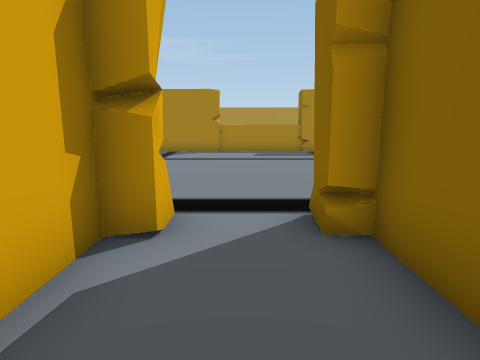
view 1 (above)

20 first-person views from a walk through a Unity game level. The camera is 1.3 m above the floor, tilts 10° down and sees 75° across. The floor is counted in squares, 1 m on a side. Each view is taken from the middle of a square. On the plan, view 1 faces up. The plan holds only what a view shows up to about 14 squares ahead; the rest is blank. The place goes on beyond the plan. The player character is not drawn. Door leaves are left out, so doorways stand open.

view 2
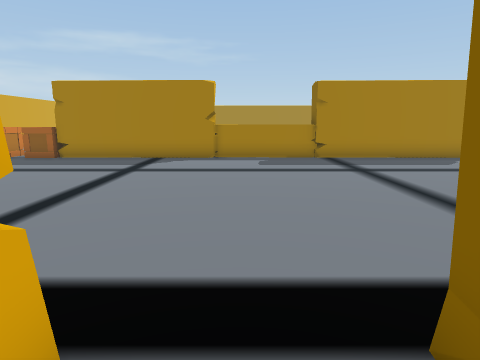

view 3
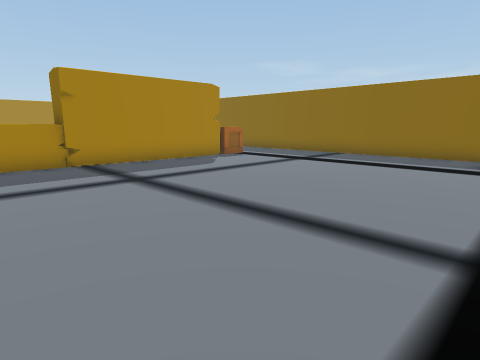

view 4
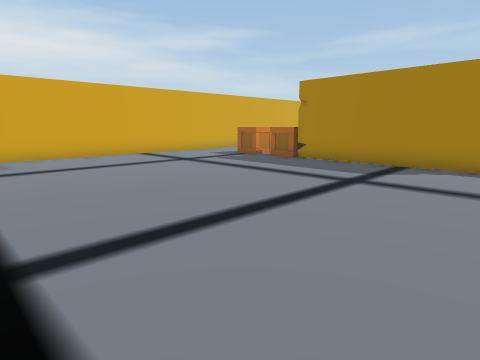

view 5
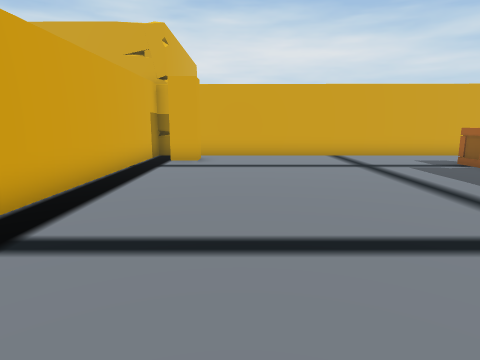

view 6
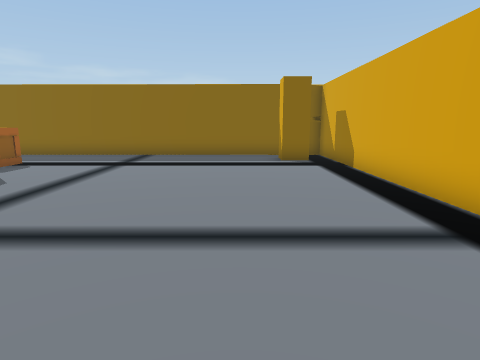

view 7
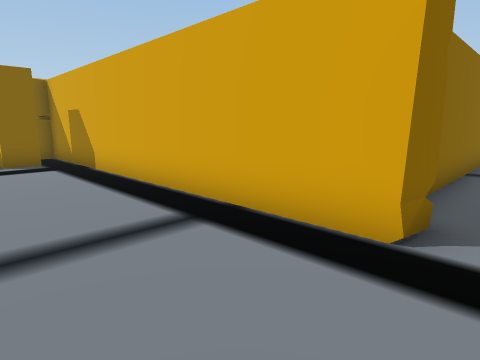

view 8
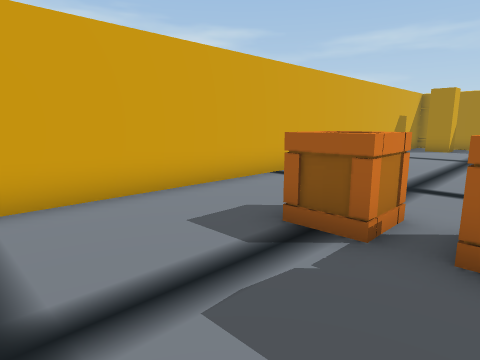

view 9
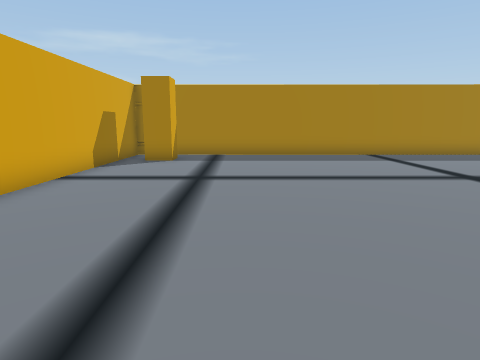

view 10
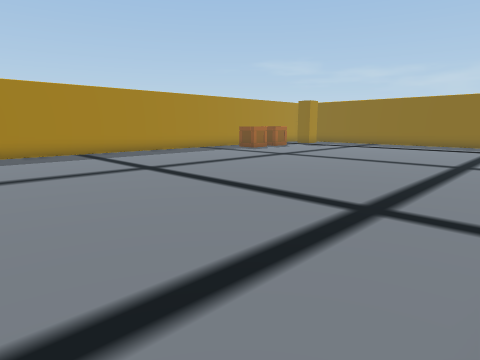

view 11
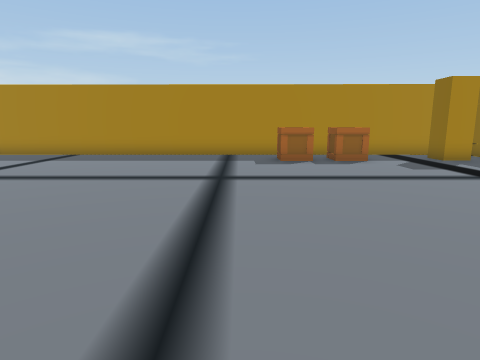

view 12
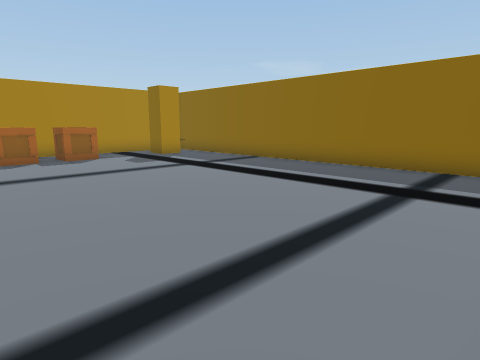

view 13
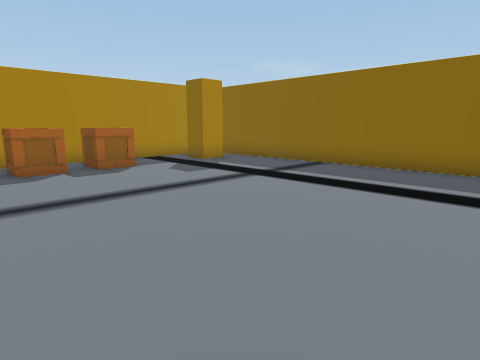

view 14
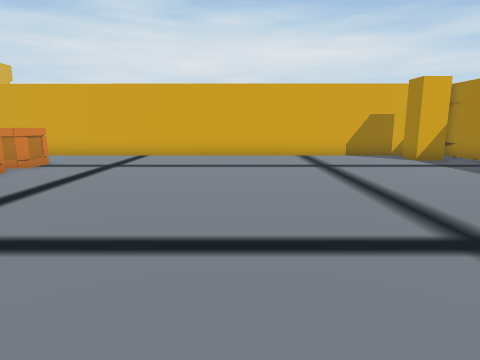

view 15
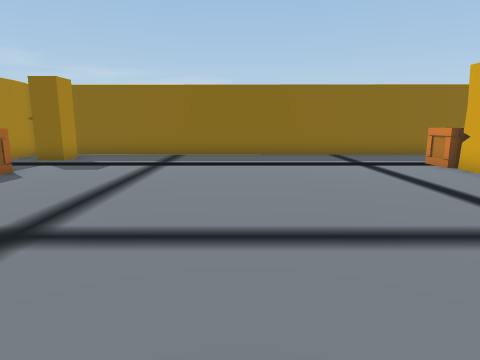

view 16
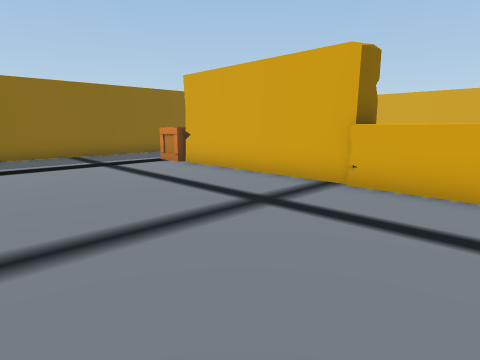

view 17
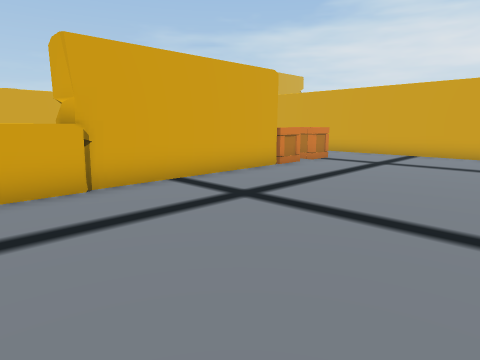

view 18
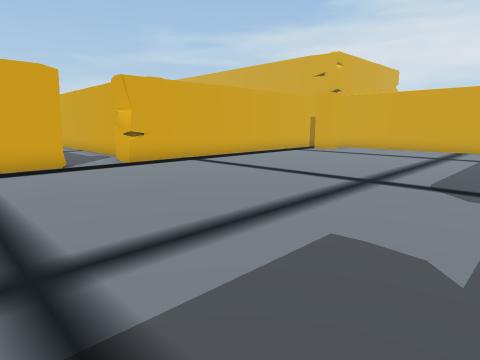

view 19
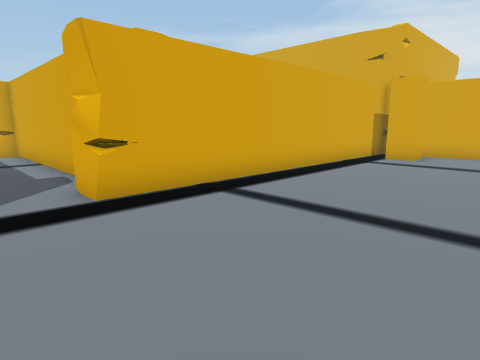

view 20
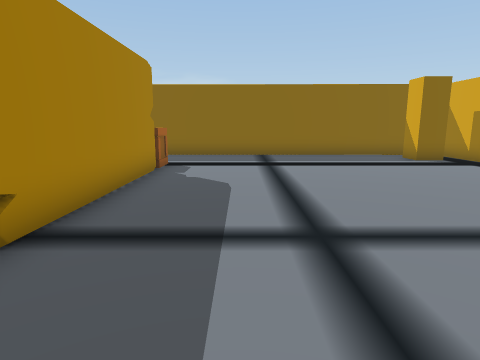

### Floor plan
Points are (right, up) in squares from view 1. A wall is a line through its corners. A room is listed if a view was taken in it or the views show most of it. See-through windows are left out.
Room 1 (views 1, 2)
walls: (-1, 3.5) (-1.6, 3.5); (1.6, 3.5) (1, 3.5); (-1.6, 3.8) (-1.6, -0.5); (1.6, -0.5) (1.6, 4.1)
ways out: open door at (0, 4) to room 2
Room 2 (views 3, 4, 5, 6, 7, 8, 9, 10, 11, 12, 13, 14, 15, 16, 17, 18, 19, 20)
walls: (0.8, 16.5) (9.2, 16.5); (-1.1, 16.5) (-1, 16); (-1, 16.4) (-1, 15.5); (3, 15.4) (3, 16.5); (-7.2, 16.5) (0.2, 16.5); (9.2, 15.5) (-7.2, 15.5); (1, 4.5) (13.8, 4.5) (13.8, 31.2); (1, 3.9) (1.1, 4.5); (13.5, 31.7) (-13.5, 31.7) (-13.5, 4.5); (-13.8, 4.5) (-1.2, 4.5) (-1.1, 4.3)
ways out: open door at (0, 4) to room 1
objects: other object (-12, 6); other object (-12, 30); other object (-10, 16); other object (-8, 16); other object (6, 30); other object (8, 30); other object (10, 16); other object (12, 6); other object (12, 30)

Where each view was taken, in squares from view 1:
view 1: 0 up, 0 right, facing up
view 2: 3 up, 0 right, facing up
view 3: 5 up, 0 right, facing up-right
view 4: 5 up, 0 right, facing up-left
view 5: 8 up, 0 right, facing left
view 6: 8 up, 0 right, facing right
view 7: 8 up, 0 right, facing down-right
view 8: 12 up, 8 left, facing up-left
view 9: 18 up, 9 left, facing up
view 10: 17 up, 8 left, facing up-right
view 11: 18 up, 4 right, facing up
view 12: 17 up, 4 right, facing up-right
view 13: 20 up, 4 right, facing up-right
view 14: 23 up, 0 right, facing left
view 15: 23 up, 0 right, facing right
view 16: 23 up, 0 right, facing down-right
view 17: 23 up, 1 right, facing down-left
view 18: 15 up, 4 right, facing down-left
view 19: 10 up, 1 right, facing down-left
view 20: 13 up, 0 right, facing right
